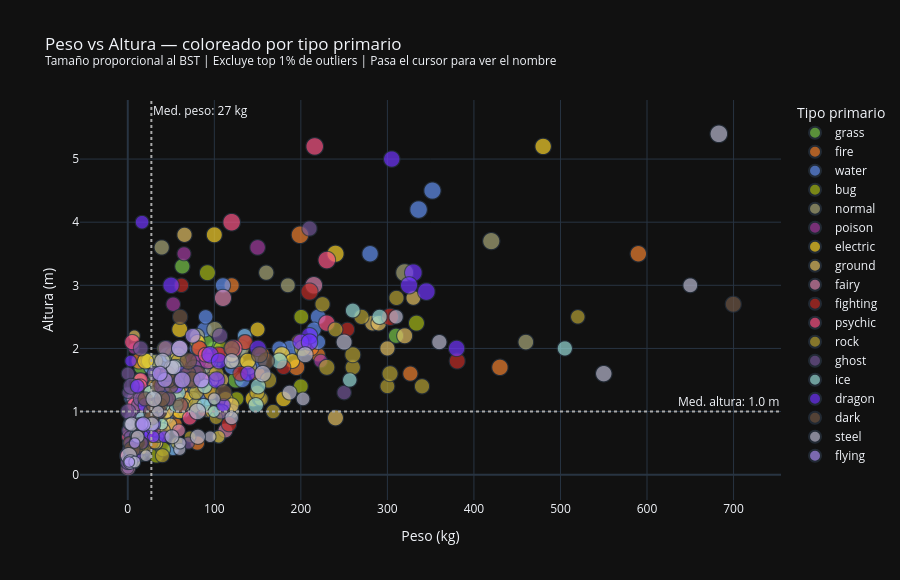

Notebook code cell kept with this figure:
### Markdown cell above
## 3. Atributos Físicos — Peso y Altura

**Scatter** (primer gráfico): cada punto es un Pokémon — posición horizontal = peso,
posición vertical = altura, **color = tipo primario**, tamaño proporcional al BST.
Pasa el cursor para ver nombre, tipo secundario, BST y medidas exactas.
Las líneas punteadas marcan las medianas de peso y altura.

**Top 10** (segundo y tercer gráfico): los récords absolutos del Pokédex.

### Code cell
ds = df[df['type1'].isin(MAIN) & df['weight_kg'].notna() & df['height_m'].notna()].copy()
ds = ds[(ds['weight_kg'] <= ds['weight_kg'].quantile(0.99)) &
        (ds['height_m']  <= ds['height_m'].quantile(0.99))]

fig = px.scatter(
    ds, x='weight_kg', y='height_m',
    color='type1', color_discrete_map=TYPE_COLORS,
    size='bst', size_max=18,
    hover_name='name',
    hover_data={'type1': True, 'type2': True, 'bst': True,
                'weight_kg': ':.1f', 'height_m': ':.1f'},
    labels={'weight_kg': 'Peso (kg)', 'height_m': 'Altura (m)',
            'type1': 'Tipo primario', 'bst': 'BST'},
    title='Peso vs Altura — coloreado por tipo primario<br>'
          '<sup>Tamaño proporcional al BST | Excluye top 1% de outliers | Pasa el cursor para ver el nombre</sup>',
    template='plotly_dark',
)
fig.add_hline(y=ds['height_m'].median(), line_dash='dot', line_color='#aaa',
              annotation_text=f"Med. altura: {ds['height_m'].median():.1f} m",
              annotation_position='top right')
fig.add_vline(x=ds['weight_kg'].median(), line_dash='dot', line_color='#aaa',
              annotation_text=f"Med. peso: {ds['weight_kg'].median():.0f} kg",
              annotation_position='top right')
fig.update_layout(legend_title_text='Tipo primario', height=580)
fig.show()
